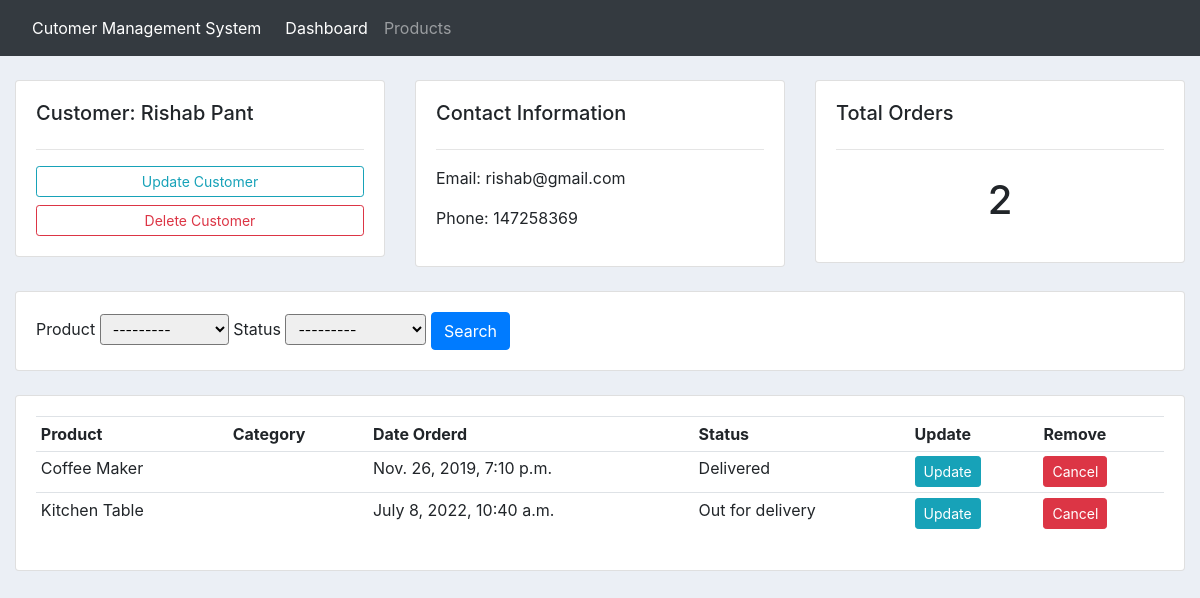
The app's page /customer/2/ with its own data.
### accounts/models.py (models this page shows, shortened)
class Customer(models.Model):
	name = models.CharField(max_length=200, null=True)
	phone = models.CharField(max_length=200, null=True)
	email = models.CharField(max_length=200, null=True)
	date_created = models.DateTimeField(auto_now_add=True, null=True, blank=True)

class Order(models.Model):
	STATUS = (
			('Pending', 'Pending'),
			('Out for delivery', 'Out for delivery'),
			('Delivered', 'Delivered'),
			)
	customer = models.ForeignKey(Customer, on_delete= models.SET_NULL, null=True)
	product = models.ForeignKey(Product, on_delete= models.SET_NULL, null=True)
	date_created = models.DateTimeField(auto_now_add=True, null=True, blank=True)
	status = models.CharField(max_length=200, null=True, choices=STATUS)

class Product(models.Model):
	CATEGORY = (
			('Indoor', 'Indoor'),
			('Out Door', 'Out Door'),
			)
	name = models.CharField(max_length=200, null=True)
	price = models.FloatField(null=True)
	category = models.CharField(max_length=200, null=True, choices=CATEGORY)
	description = models.TextField()
	date_created = models.DateTimeField(auto_now_add=True, null=True, blank=True)
	def __str__(self):
		return self.name

### accounts/views.py (the view)
# urls.py: path('customer/<str:pk>/', views.customer, name="customer"),
def customer(request, pk):
	customer = Customer.objects.get(id=pk)
	orders = customer.order_set.all()
	total_orders = orders.count()
	orderFilter = OrderFilter(request.GET, queryset=orders)
	orders = orderFilter.qs
	context = {'customer':customer, 'orders':orders, 'total_orders':total_orders,
	'filter':orderFilter}
	return render(request, 'accounts/customer.html', context)

### accounts/templates/accounts/customer.html
{% extends 'accounts/main_template.html' %}
{% block content %}
{% load widget_tweaks %}
<br>
<div class="row">
	<div class="col-md">
		<div class="card card-body">
			<h5>Customer: {{customer.name}}</h5>
			<hr>
			<a class="btn btn-outline-info  btn-sm btn-block" href="">Update Customer</a>
			<a class="btn btn-outline-danger  btn-sm btn-block" href="">Delete Customer</a>
		</div>
	</div>
	<div class="col-md">
		<div class="card card-body">
			<h5>Contact Information</h5>
			<hr>
			<p>Email:  {{customer.email}}</p>
			<p>Phone:  {{customer.phone}}</p>
		</div>
	</div>
	<div class="col-md">
		<div class="card card-body">
			<h5>Total Orders</h5>
			<hr>
			<h1 style="text-align: center;padding: 10px">{{total_orders}}</h1>
		</div>
	</div>
</div>
<br>
<div class="row">
	<div class="col">
		<div class="card card-body">
			<form method="get">
		    {% for field in filter.form %}
		    	{{field.label}}
		    	{{field|add_class:'form-control-sm'}}
		    {% endfor %}
		    <button class="btn btn-primary" type="submit">Search</button>
		  </form>
		</div>
	</div>
</div>
<br>
<div class="row">
	<div class="col-md">
		<div class="card card-body">
			<table class="table table-sm">
				<tr>
					<th>Product</th>
					<th>Category</th>
					<th>Date Orderd</th>
					<th>Status</th>
					<th>Update</th>
					<th>Remove</th>
				</tr>
				{% for order in orders %}
					<tr>
						<td>{{order.product}}</td>
						<td>{{order.category}}</td>
						<td>{{order.date_created}}</td>
						<td>{{order.status}}</td>
						<td><a class="btn btn-sm btn-info" href="{% url 'update_order' order.id %}">Update</a></td>
						<td><a class="btn btn-sm btn-danger" href="{% url 'delete_order' order.id %}">Cancel</a></td>
					</tr>
				{% endfor %}
			</table>
		</div>
	</div>
</div>
{% endblock content %}

### static/css/main.css (style rules this page uses)
body { background-color: #ebeff5; }

### records on screen
Customer: name "Rishab Pant", email "rishab@gmail.com", phone "147258369"
Order: product "Coffee Maker", date_created "Nov. 26, 2019, 7:10 p.m.", status "Delivered"
Order: product "Kitchen Table", date_created "July 8, 2022, 10:40 a.m.", status "Out for delivery"

### other values on screen
{{ total_orders }} "2"
{{ field.label }} "Product" "Status"
